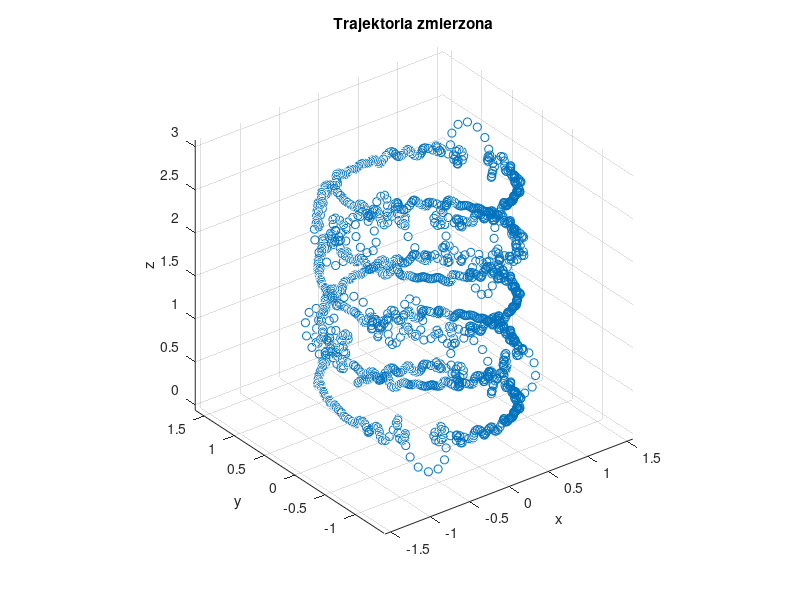

Source code (MATLAB):
clc
clear all
close all

warning('off','all')

load trajektoria1

plot3(x,y,z,'o')
grid on
axis equal

title("Trajektoria zmierzona");
xlabel("x");
ylabel("y");
zlabel("z");

saveas(gcf,'175793_Soja_zad2.png')